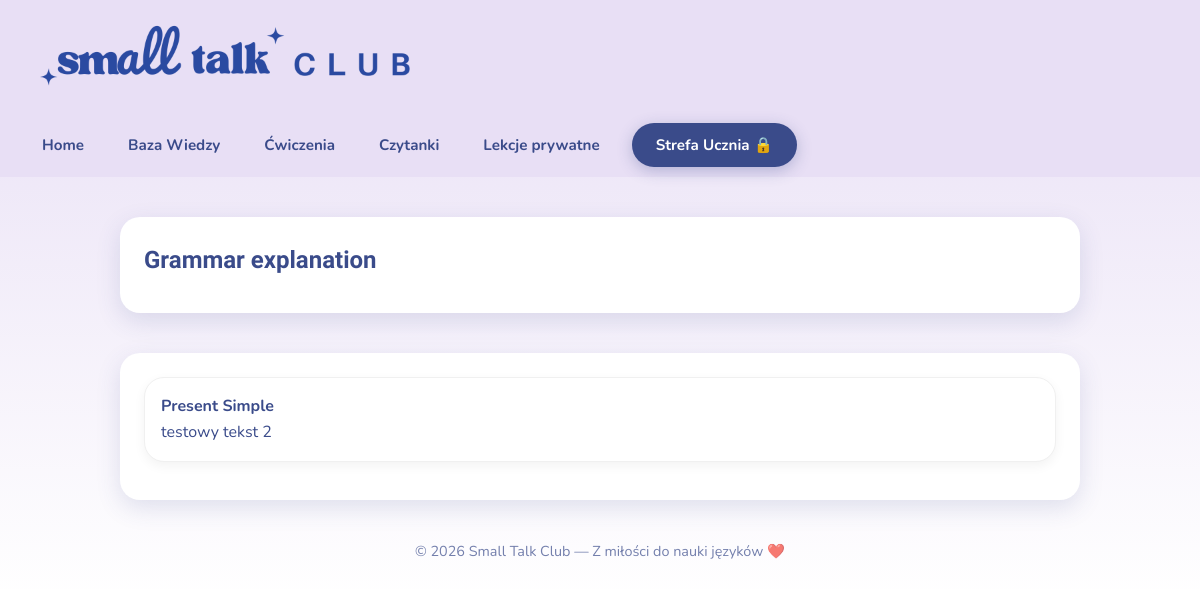
Before: /grammar/ with the older database file.
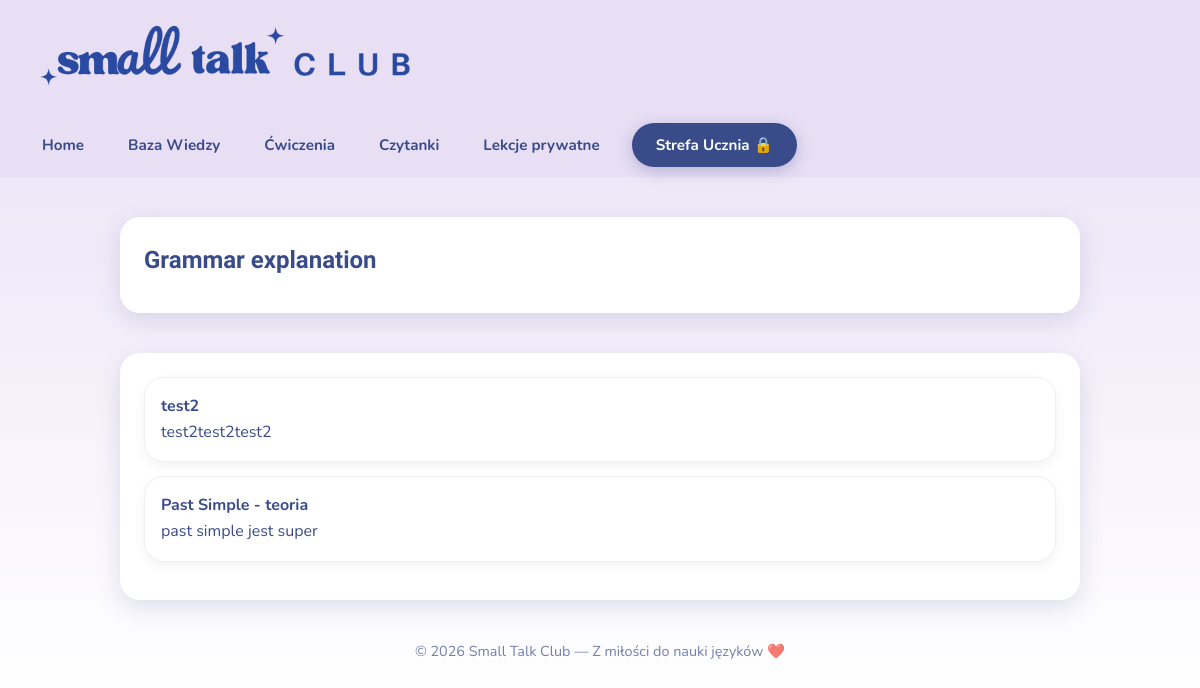
After: the same page with the newer database file.
### content/models.py (models this page shows, shortened)
class Lesson(models.Model):
    TYPE_CHOICES = [
        ('grammar', 'baza wiedzy - teoria'),
        ('exercise', 'ćwiczenia'),
        ('reading', 'czytanie'),
        ('writing', 'pisanie'),
    ]
    title = models.CharField(max_length=200)
    slug = models.SlugField()
    level = models.ForeignKey(Level, on_delete=models.CASCADE)
    category = models.ForeignKey(Category, on_delete=models.SET_NULL, null=True, blank=True)
    type = models.CharField(max_length=20, choices=TYPE_CHOICES)
    content = models.TextField(blank=True) # Treść lekcji/czytanki
    pdf_file = models.FileField(upload_to='pdfs/', blank=True, null=True, verbose_name="Plik PDF")

### content/views.py (the view)
# urls.py: path('grammar/', grammar, name='grammar'),
def grammar(request):
    lessons_from_db = Lesson.objects.filter(type='grammar')
    completed_ids = []
    if request.user.is_authenticated:
        completed_ids = ExerciseResult.objects.filter(user=request.user).values_list('lesson_id', flat=True)
    return render(request, 'grammar.html', {
        'lessons': lessons_from_db,
        'completed_ids': completed_ids
    })

### content/templates/grammar.html
{% extends 'base.html' %}
{% load static %}
{% block content %}
    <section>
      <h2>Grammar explanation </h2>
    </section>
    <section>
      {% for lesson in lessons %}
          <a href="{% url 'lesson_detail' lesson.slug %}" style="text-decoration: none; color: inherit;">
            <div class="card">
              <strong>{{ lesson.title }}</strong>
              <p>{{ lesson.content|striptags|truncatewords:15 }}</p>
            </div>
          </a>
      {% empty %}
          <p>Brak lekcji w bazie. Dodaj coś w panelu admina!</p>
      {% endfor %}
      </section>
{% endblock %}

### content/templates/base.html (shortened to what this page needs)
{% load static %}
<!doctype html>
<html lang="pl">
<head>
  <link rel="stylesheet" href="{% static 'style.css' %}?v=1">
</head>
<body>
  <header>
    <div class="header-content">
      <a href="{% url 'home' %}" class="header-logo-link">
          <img src="{% static 'napis.png' %}" alt="Small Talk Club" class="text-logo">
      </a>
    </div>
    <nav class="main-nav">
      <a href="{% url 'home' %}">Home</a>
      <a href="{% url 'grammar' %}">Baza Wiedzy </a>
      <a href="{% url 'exercises' %}">Ćwiczenia </a>
      <a href="{% url 'readings' %}">Czytanki </a>
      <a href="{% url 'private_lessons' %}">Lekcje prywatne </a>
      {% if request.user.is_authenticated %}
        <a href="{% url 'student_zone' %}" class="btn-login">{{ request.user.username }} 👩‍🎓</a>
      {% else %}
        <a href="{% url 'login' %}" class="btn-login">Strefa Ucznia 🔒</a>
      {% endif %}
    </nav>
  </header>
  <main class="container">
      {% block content %}
      {% endblock %}
  </main>
  <footer>
    © 2026 Small Talk Club — Z miłości do nauki języków ❤️
  </footer>
</body>
</html>

### content/static/style.css (style rules this page uses)
:root { --brand-blue: #3a4b8a; --brand-lavender: #e8dff5; --brand-pink: #ffe4f2; --accent: #4da3ff; --accent2: #ffb6b9; --text: var(--brand-blue); --bg-gradient: linear-gradient(180deg, var(--brand-lavender) 0%, #ffffff 100%); --shadow: 0 8px 24px rgba(58, 75, 138, 0.15); --radius: 20px; }
* { box-sizing: border-box; margin: 0; padding: 0; }
body { background: var(--bg-gradient); font-family: 'Nunito', sans-serif; color: var(--text); line-height: 1.6; }
header { background-color: var(--brand-lavender); color: var(--text); display: flex; flex-wrap: wrap; align-items: center; justify-content: space-between; padding: 10px 30px; border-bottom: none; }
.header-content { display: flex; align-items: center; gap: 15px; }
.text-logo { height: 100px; width: auto; margin-top: 4px; }
.main-nav { display: flex; align-items: center; gap: 20px; }
.main-nav a { color: var(--brand-blue); text-decoration: none; font-weight: 700; font-size: 0.95rem; transition: all 0.3s; padding: 8px 12px; border-radius: 15px; }
.btn-login { background-color: var(--brand-blue) !important; color: white !important; padding: 10px 24px !important; border-radius: 30px !important; box-shadow: 0 4px 15px rgba(58, 75, 138, 0.3); transition: transform 0.2s, box-shadow 0.2s !important; }
.container { max-width: 1000px; margin: 40px auto; padding: 0 20px; }
section { margin-top: 40px; background: #ffffff; padding: 24px; border-radius: var(--radius); box-shadow: var(--shadow); }
section h2 { color: var(--brand-blue); font-family: 'Quicksand', sans-serif; margin-bottom: 10px; }
.card { background: white; border-radius: var(--radius); padding: 16px; margin-bottom: 14px; box-shadow: 0 4px 12px rgba(0,0,0,0.05); border: 1px solid #f0f0f0; }
footer { text-align: center; margin: 40px 0; color: var(--brand-blue); opacity: 0.7; font-size: 0.9rem; }

Changed rows visible on the page:
removed Lesson: title "Present Simple", content "testowy tekst 2"
added Lesson: title "test2", content "test2test2test2"
added Lesson: title "Past Simple - teoria", content "past simple jest super"
